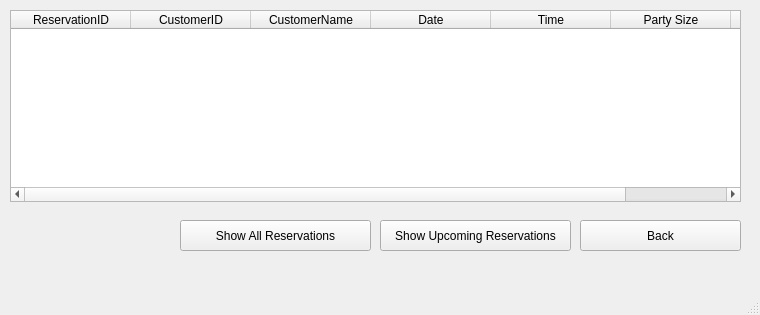
<?xml version="1.0" encoding="UTF-8"?>
<ui version="4.0">
 <class>MainWindow</class>
 <widget class="QMainWindow" name="MainWindow">
  <property name="geometry">
   <rect>
    <x>0</x>
    <y>0</y>
    <width>760</width>
    <height>315</height>
   </rect>
  </property>
  <property name="windowTitle">
   <string>View Reservations</string>
  </property>
  <widget class="QWidget" name="centralwidget">
   <widget class="QTableWidget" name="reservationTable">
    <property name="geometry">
     <rect>
      <x>10</x>
      <y>10</y>
      <width>731</width>
      <height>192</height>
     </rect>
    </property>
    <property name="sizePolicy">
     <sizepolicy hsizetype="Expanding" vsizetype="Expanding">
      <horstretch>0</horstretch>
      <verstretch>0</verstretch>
     </sizepolicy>
    </property>
    <property name="sizeAdjustPolicy">
     <enum>QAbstractScrollArea::AdjustToContents</enum>
    </property>
    <property name="selectionMode">
     <enum>QAbstractItemView::SingleSelection</enum>
    </property>
    <property name="selectionBehavior">
     <enum>QAbstractItemView::SelectRows</enum>
    </property>
    <attribute name="horizontalHeaderVisible">
     <bool>true</bool>
    </attribute>
    <attribute name="horizontalHeaderCascadingSectionResizes">
     <bool>false</bool>
    </attribute>
    <attribute name="horizontalHeaderDefaultSectionSize">
     <number>120</number>
    </attribute>
    <attribute name="horizontalHeaderHighlightSections">
     <bool>true</bool>
    </attribute>
    <column>
     <property name="text">
      <string>ReservationID</string>
     </property>
    </column>
    <column>
     <property name="text">
      <string>CustomerID</string>
     </property>
    </column>
    <column>
     <property name="text">
      <string>CustomerName</string>
     </property>
    </column>
    <column>
     <property name="text">
      <string>Date</string>
     </property>
    </column>
    <column>
     <property name="text">
      <string>Time</string>
     </property>
    </column>
    <column>
     <property name="text">
      <string>Party Size</string>
     </property>
    </column>
    <column>
     <property name="text">
      <string>Status</string>
     </property>
    </column>
   </widget>
   <widget class="QPushButton" name="backButton">
    <property name="geometry">
     <rect>
      <x>580</x>
      <y>220</y>
      <width>161</width>
      <height>31</height>
     </rect>
    </property>
    <property name="text">
     <string>Back</string>
    </property>
   </widget>
   <widget class="QPushButton" name="upcomingButton">
    <property name="geometry">
     <rect>
      <x>380</x>
      <y>220</y>
      <width>191</width>
      <height>31</height>
     </rect>
    </property>
    <property name="text">
     <string>Show Upcoming Reservations</string>
    </property>
   </widget>
   <widget class="QPushButton" name="allButton">
    <property name="geometry">
     <rect>
      <x>180</x>
      <y>220</y>
      <width>191</width>
      <height>31</height>
     </rect>
    </property>
    <property name="text">
     <string>Show All Reservations</string>
    </property>
   </widget>
  </widget>
  <widget class="QMenuBar" name="menubar">
   <property name="geometry">
    <rect>
     <x>0</x>
     <y>0</y>
     <width>760</width>
     <height>26</height>
    </rect>
   </property>
  </widget>
  <widget class="QStatusBar" name="statusbar"/>
 </widget>
 <resources/>
 <connections/>
</ui>
